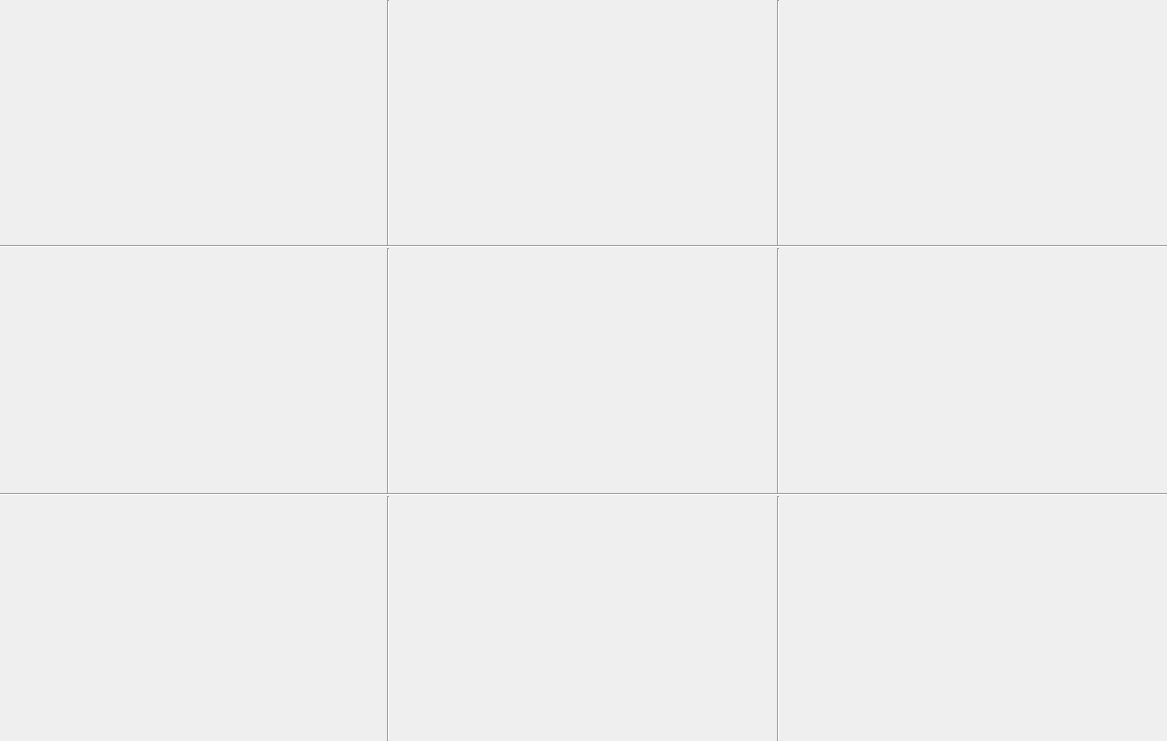
<?xml version="1.0" encoding="UTF-8"?>
<ui version="4.0">
 <class>nineScreen</class>
 <widget class="QWidget" name="nineScreen">
  <property name="geometry">
   <rect>
    <x>0</x>
    <y>0</y>
    <width>1167</width>
    <height>741</height>
   </rect>
  </property>
  <property name="windowTitle">
   <string>Form</string>
  </property>
  <layout class="QGridLayout" name="gridLayout">
   <property name="leftMargin">
    <number>0</number>
   </property>
   <property name="topMargin">
    <number>0</number>
   </property>
   <property name="rightMargin">
    <number>0</number>
   </property>
   <property name="bottomMargin">
    <number>0</number>
   </property>
   <property name="spacing">
    <number>0</number>
   </property>
   <item row="0" column="0">
    <layout class="QVBoxLayout" name="verticalLayout">
     <property name="spacing">
      <number>0</number>
     </property>
     <item>
      <layout class="QHBoxLayout" name="horizontalLayout">
       <property name="spacing">
        <number>0</number>
       </property>
       <item>
        <widget class="QLabel" name="label_win0">
         <property name="text">
          <string/>
         </property>
        </widget>
       </item>
       <item>
        <widget class="Line" name="line">
         <property name="orientation">
          <enum>Qt::Vertical</enum>
         </property>
        </widget>
       </item>
       <item>
        <widget class="QLabel" name="label_win1">
         <property name="text">
          <string/>
         </property>
        </widget>
       </item>
       <item>
        <widget class="Line" name="line_2">
         <property name="orientation">
          <enum>Qt::Vertical</enum>
         </property>
        </widget>
       </item>
       <item>
        <widget class="QLabel" name="label_win2">
         <property name="text">
          <string/>
         </property>
        </widget>
       </item>
      </layout>
     </item>
     <item>
      <widget class="Line" name="line_3">
       <property name="orientation">
        <enum>Qt::Horizontal</enum>
       </property>
      </widget>
     </item>
     <item>
      <layout class="QHBoxLayout" name="horizontalLayout_2">
       <property name="spacing">
        <number>0</number>
       </property>
       <item>
        <widget class="QLabel" name="label_win3">
         <property name="text">
          <string/>
         </property>
        </widget>
       </item>
       <item>
        <widget class="Line" name="line_4">
         <property name="orientation">
          <enum>Qt::Vertical</enum>
         </property>
        </widget>
       </item>
       <item>
        <widget class="QLabel" name="label_win4">
         <property name="text">
          <string/>
         </property>
        </widget>
       </item>
       <item>
        <widget class="Line" name="line_5">
         <property name="orientation">
          <enum>Qt::Vertical</enum>
         </property>
        </widget>
       </item>
       <item>
        <widget class="QLabel" name="label_win5">
         <property name="text">
          <string/>
         </property>
        </widget>
       </item>
      </layout>
     </item>
     <item>
      <widget class="Line" name="line_8">
       <property name="orientation">
        <enum>Qt::Horizontal</enum>
       </property>
      </widget>
     </item>
     <item>
      <layout class="QHBoxLayout" name="horizontalLayout_3">
       <property name="spacing">
        <number>0</number>
       </property>
       <item>
        <widget class="QLabel" name="label_win6">
         <property name="text">
          <string/>
         </property>
        </widget>
       </item>
       <item>
        <widget class="Line" name="line_6">
         <property name="orientation">
          <enum>Qt::Vertical</enum>
         </property>
        </widget>
       </item>
       <item>
        <widget class="QLabel" name="label_win7">
         <property name="text">
          <string/>
         </property>
        </widget>
       </item>
       <item>
        <widget class="Line" name="line_7">
         <property name="orientation">
          <enum>Qt::Vertical</enum>
         </property>
        </widget>
       </item>
       <item>
        <widget class="QLabel" name="label_win8">
         <property name="text">
          <string/>
         </property>
        </widget>
       </item>
      </layout>
     </item>
    </layout>
   </item>
  </layout>
 </widget>
 <resources/>
 <connections/>
</ui>
